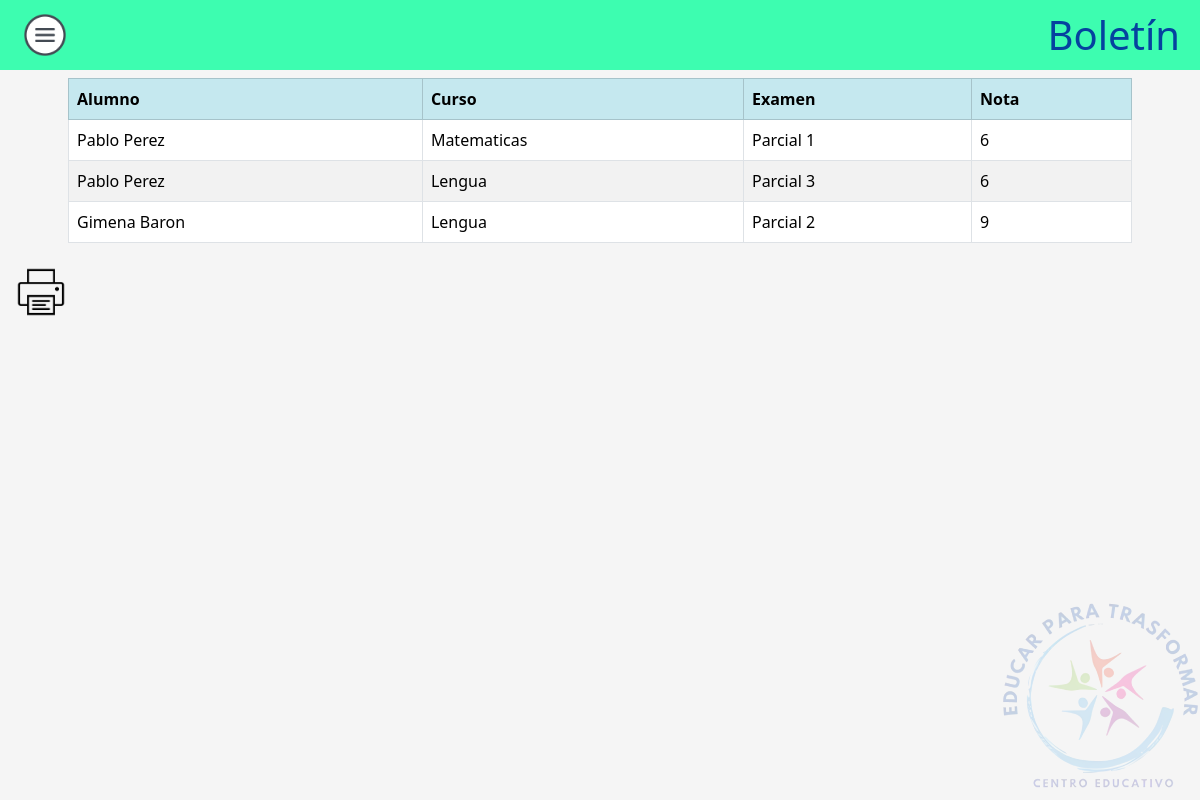
The app's page /Padre/boletinHijo.php with its own data.
### tables this page shows
CREATE TABLE `alumno` (
  `id` int(11) NOT NULL,
  `correo` varchar(50) DEFAULT NULL,
  `password` varchar(50) DEFAULT NULL,
  `idPadre` int(11) DEFAULT NULL,
  `legajo` int(30) NOT NULL,
  `nombre` varchar(50) NOT NULL
);

CREATE TABLE `curso` (
  `id` int(11) NOT NULL,
  `nombre` varchar(50) NOT NULL
);

CREATE TABLE `examen` (
  `id` int(11) NOT NULL,
  `nombre` varchar(30) DEFAULT NULL,
  `idCurso` int(11) DEFAULT NULL,
  `idDocente` int(11) DEFAULT NULL
);

CREATE TABLE `examenalumno` (
  `idAlumno` int(11) NOT NULL,
  `idExamen` int(11) NOT NULL,
  `nota` double NOT NULL
);

### Padre/boletinHijo.php (the view, shortened to what this page needs)
<!DOCTYPE html>
<html>
<head>
    <link href="https://cdn.jsdelivr.net/npm/bootstrap@5.3.2/dist/css/bootstrap.min.css" rel="stylesheet">
    <link rel="stylesheet" href="../Css/styles.css">
</head>
<body>
    <header class="header no-print">
        <a type="button" data-bs-toggle="offcanvas" data-bs-target="#offcanvasExample" aria-controls="offcanvasExample">
            <img src="../Css/hamburguesa.png" width="50px">
        </a>
        <h1 style="text-align: center; color: #05429f">Boletín</h1>
    </header>
    <div class="mx-auto p-2" style="width: 90vw">
        <?php
        $conn = conectar();
        $idPadre = 1;
        $sql = "SELECT alumno.nombre AS nombre_alumno, curso.nombre AS nombre_curso, examen.nombre AS nombre_examen, examenalumno.nota
        FROM alumno
        INNER JOIN alumnocurso ON alumno.id = alumnocurso.idAlumno
        INNER JOIN examen ON alumnocurso.idCurso = examen.idCurso
        INNER JOIN examenalumno ON alumno.id = examenalumno.idAlumno AND examen.id = examenalumno.idExamen
        INNER JOIN curso ON examen.idCurso = curso.id
        WHERE alumno.idPadre = $idPadre";
        $result = $conn->query($sql);
        if ($result->num_rows > 0) {
            echo "<table class=\"table table-striped table-bordered\">
            <tr class='table-info'>
                <th>Alumno</th>
                <th>Curso</th>
                <th>Examen</th>
                <th>Nota</th>
            </tr>";
            while ($row = $result->fetch_assoc()) {
                echo "<tr>
                <td>" . $row["nombre_alumno"] . "</td>
                <td>" . $row["nombre_curso"] . "</td>
                <td>" . $row["nombre_examen"] . "</td>
                <td>" . $row["nota"] . "</td>
            </tr>";
            }
            echo "</table>";
        } else {
            echo "No se encontraron alumnos vinculados al padre.";
        }
        ?>
    </div>
    <a class="no-print ms-3" type='button' onclick='imprimirTabla()'><img src='../Css/print.png' width='50px'></a>
    <div id="footer">
        <img src="../Css/Logotipo200x200.png">
    </div>
</body>
</html>

### Css/styles.css (style rules this page uses)
body { background-color: #f5f5f5; }
.header { background-color: #3dfdb0; color: #fff; padding: 10px 20px; display: flex; justify-content: space-between; align-items: center; }
.header h1 { text-align: center; margin: 0; }
#footer { position: fixed; right: 0; bottom: 0; margin: 0; padding: 0; }
#footer img { width: 200px; opacity: 0.2; }

### records on screen
alumno: nombre "Pablo Perez", curso.nombre "Matematicas", examen.nombre "Parcial 1", examenalumno.nota "6", curso.nombre "Lengua", examen.nombre "Parcial 3"
alumno: nombre "Gimena Baron", curso.nombre "Lengua", examen.nombre "Parcial 2", examenalumno.nota "9"
